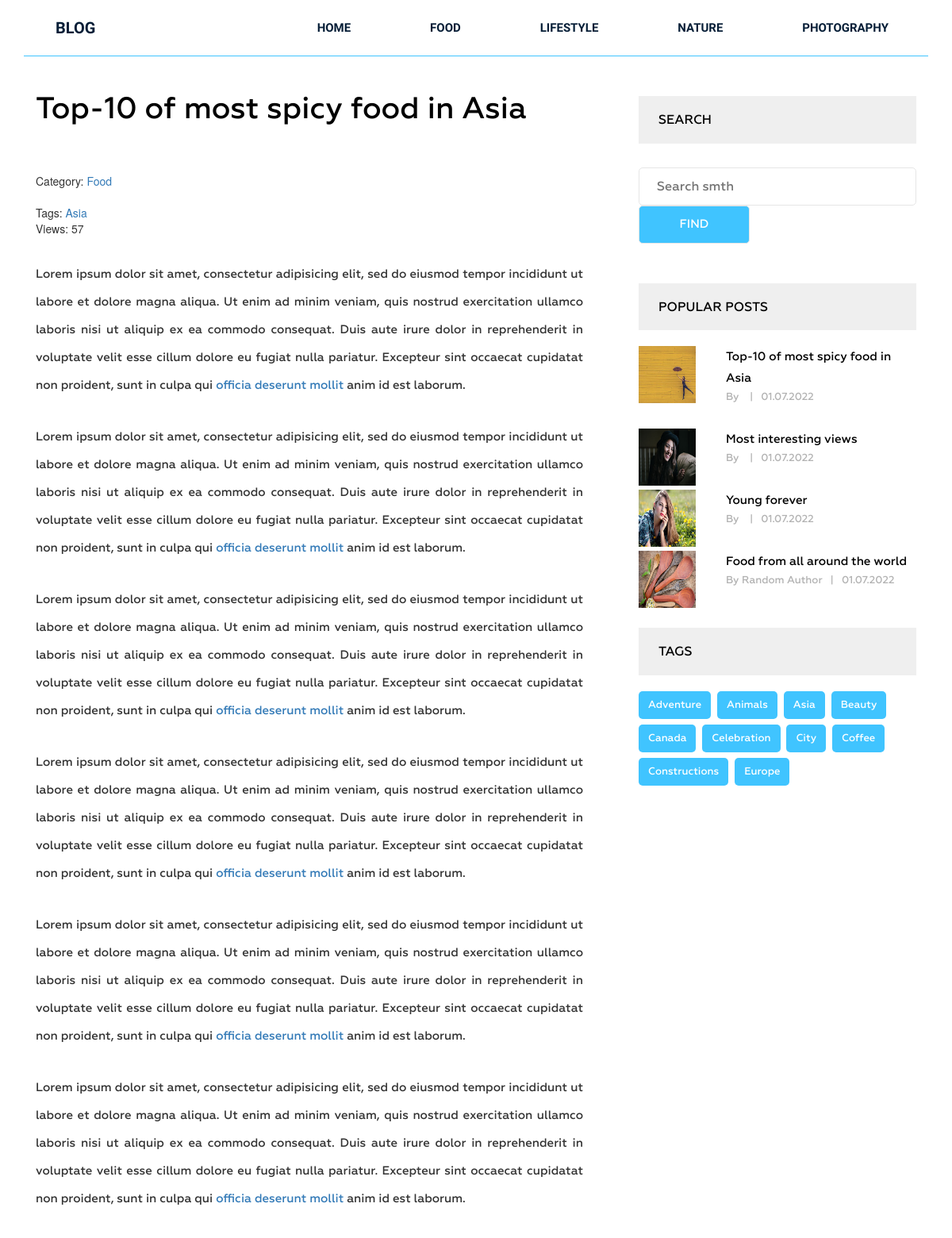
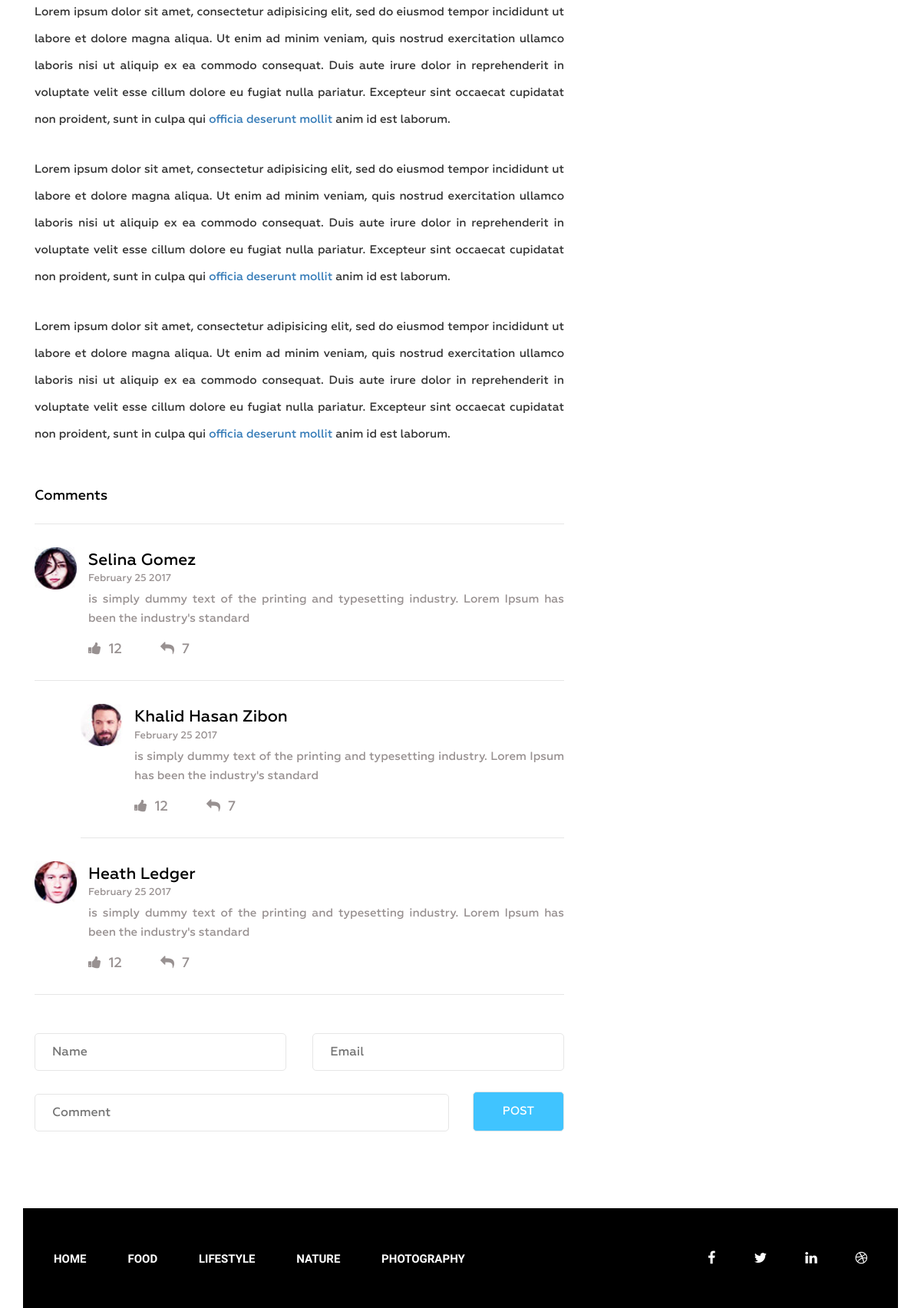
The app's page /post/top-10-of-most-spicy-food-in-asia/ with its own data (2 pictures, top to bottom).
### blog/models.py (models this page shows, shortened)
class Category(models.Model):
    title = models.CharField(max_length=255, verbose_name='Название категории')
    slug = models.SlugField(max_length=255, verbose_name='Url', unique=True)
    def __str__(self):
        return self.title
    def get_absolute_url(self):
        return reverse('category', kwargs={"slug": self.slug})
    class Meta:
        ordering = ['title']
        verbose_name = "Категория"
        verbose_name_plural = "Категории"

class Post(models.Model):
    title = models.CharField(max_length=255, verbose_name='Заголовок')
    slug = models.SlugField(max_length=255, verbose_name='Url', unique=True)
    author = models.CharField(max_length=100, verbose_name='Автор')
    content = models.TextField(verbose_name='Текст')
    created_at = models.DateTimeField(auto_now_add=True, verbose_name='Дата создания')
    photo = models.ImageField(upload_to='photos/%Y/%m/%d/', blank=True, verbose_name='Фото')
    views = models.IntegerField(default=0, verbose_name='Просмотры')
    category = models.ForeignKey(Category, on_delete=models.PROTECT, related_name='posts', verbose_name='Категория')
    tags = models.ManyToManyField(Tag, blank=True, related_name='posts')
    def get_absolute_url(self):
        return reverse('post', kwargs={"slug": self.slug})
    class Meta:
        ordering = ['-created_at']
        verbose_name = "Запись"
        verbose_name_plural = "Записи"

class Tag(models.Model):
    title = models.CharField(max_length=50, verbose_name='Имя тега')
    slug = models.SlugField(max_length=50, verbose_name='Url', unique=True)
    def get_absolute_url(self):
        return reverse('tag', kwargs={"slug": self.slug})
    class Meta:
        ordering = ['title']
        verbose_name = "Тег"
        verbose_name_plural = "Теги"

### blog/views.py (the view)
# urls.py: path('post/<str:slug>/', GetSinglePost.as_view(), name='post'),
class GetSinglePost(DetailView):
    model = Post
    template_name = 'blog/single.html'
    context_object_name = 'post'
    def get_context_data(self, *, object_list=None, **kwargs):
        context = super().get_context_data(**kwargs)
        self.object.views = F('views') + 1
        self.object.save()
        self.object.refresh_from_db()
        return context

### blog/templatetags/menu_tag.py (called while the page is built)
@register.inclusion_tag('blog/menu_tpl.html')
def show_menu(menu_class='menu'):
    categories = Category.objects.all()
    return {"categories": categories, "menu_class": menu_class}

### blog/templatetags/sidebar.py (called while the page is built)
@register.inclusion_tag('blog/popular_posts_tpl.html')
def get_popular(cnt=3):
    posts = Post.objects.order_by('-views')[:cnt]
    return {"posts": posts}

@register.inclusion_tag('blog/tags_cloud_tpl.html')
def get_tags_cloud():
    tags = Tag.objects.all().order_by('title')
    return {"tags": tags}

### blog/templates/blog/single.html (shortened to what this page needs)
{% extends 'base.html' %}
{% load static %}
{% load sidebar %}
{% block content %}
<section class="single-blog-area">
    <div class="container">
        <div class="row">
            <div class="col-md-12">
                <div class="border-top">
                    <div class="col-md-8">
                        <div class="blog-area">
                            <div class="blog-area-part">
                                <h2>{{ post.title }}</h2>
                                <div class="single-content">
                                    <div>
                                        <span>Category: <a href="{{ post.url.get_absolute_url }}">{{ post.category }}</a></span>
                                    </div>
                                    <br>
                                    {% if post.tags.exists %}
                                    <span>
                                        Tags:
                                        {% for tag in post.tags.all %}
                                            <a href="{{ tag.get_absolute_url }}">{{ tag.title }}</a>
                                        {% endfor %}
                                    </span>
                                    <br>
                                    {% endif %}
                                    <span>Views: {{ post.views }}</span>
                                    <p>{{ post.content|safe }}</p>
                                </div>
                            </div>
                            <div class="commententries">
                                <h3>Comments</h3>
                                <ul class="commentlist">
                                    <li>
                                        <article class="comment">
                                            <header class="comment-author">
                                                <img src="img/author-1.jpg" alt="">
                                            </header>
                                            <section class="comment-details">
                                                <div class="author-name">
                                                    <h5><a href="#">Selina Gomez</a></h5>
                                                    <p>February 25 2017</p>
                                                </div>
                                                <div class="comment-body">
                                                    <p>is simply dummy text of the printing and typesetting industry. Lorem Ipsum has been the industry's standard </p>
                                                </div>
                                                <div class="reply">
                                                    <p><span><a href="#"><i class="fa fa-thumbs-up" aria-hidden="true"></i></a>12</span><span><a href="#"><i class="fa fa-reply" aria-hidden="true"></i></a>7</span></p>
                                                </div>
                                            </section>
                                        </article>
                                        <ul class="children">
                                            <li>
                                                <article class="comment">
                                                    <header class="comment-author">
                                                        <img src="img/author-2.jpg" alt="">
                                                    </header>
                                                    <section class="comment-details">
                                                        <div class="author-name">
                                                            <h5><a href="#">Khalid Hasan Zibon</a></h5>
                                                            <p>February 25 2017</p>
                                                        </div>
                                                        <div class="comment-body">
                                                            <p>is simply dummy text of the printing and typesetting industry. Lorem Ipsum has been the industry's standard </p>
                                                        </div>
                                                        <div class="reply">
                                                            <p><span><a href="#"><i class="fa fa-thumbs-up" aria-hidden="true"></i></a>12</span><span><a href="#"><i class="fa fa-reply" aria-hidden="true"></i></a>7</span></p>
                                                        </div>
                                                    </section>
                                                </article>
                                            </li>
                                        </ul>
                                    </li>
                                    <li>
                                        <article class="comment">
                                            <header class="comment-author">
                                                <img src="img/author-3.jpg" alt="">
                                            </header>
                                            <section class="comment-details">
                                                <div class="author-name">
                                                    <h5><a href="#">Heath Ledger</a></h5>
                                                    <p>February 25 2017</p>
                                                </div>
                                                <div class="comment-body">
                                                    <p>is simply dummy text of the printing and typesetting industry. Lorem Ipsum has been the industry's standard </p>
                                                </div>
                                                <div class="reply">
                                                    <p><span><a href="#"><i class="fa fa-thumbs-up" aria-hidden="true"></i></a>12</span><span><a href="#"><i class="fa fa-reply" aria-hidden="true"></i></a>7</span></p>
                                                </div>
                                            </section>
                                        </article>
                                    </li>
                                </ul>
                            </div>
                            <form action="#" method="get">
                                <div class="name">
                                    <input type="text" name="" id="" placeholder="Name" class="name">
                                </div>
                                <div class="email">
                                    <input type="email" name="" id="" placeholder="Email" class="email">
                                </div>
                                <div class="comment">
                                    <input type="text" name="" id="" placeholder="Comment" class="comment">
                                </div>
                                <div class="post">
                                    <input type="submit" value="Post">
                                </div>
                            </form>
                        </div>
                    </div>
                    <div class="col-md-4">
                        <div class="newsletter">
                            <h2 class="sidebar-title">Search</h2>
                            <form action="{% url 'search' %}" method="get">
                                <input type="text" name="s" placeholder="Search smth">
                                <input type="submit" value="Find">
                            </form>
                        </div>
                        {% get_popular 4 %}
                        {% get_tags_cloud %}
                    </div>
                    </div>
                    </div>
                </div>
            </div>
        </section>
{% endblock %}

### blog/templates/blog/menu_tpl.html
<div class="{{ menu_class }}">
    <ul>
        <li><a href="{% url 'home_page' %}">Home</a></li>
        {% for item in categories %}
        <li><a href="{{ item.get_absolute_url }}"> {{ item.title }} </a></li>
        {% endfor %}
    </ul>
</div>

### blog/templates/blog/popular_posts_tpl.html
<h2 class="sidebar-title">Popular posts</h2>
<div class="grid">
    {% for post in posts %}
    <div class="portfolio-item popular" >
        {%if post.photo %}
        <img src="{{ post.photo.url }}" alt="{{ post.title }}">
        {% else %}
        <img src="https://picsum.photos/id/1060/300/201/?blur=2" alt="{{ post.title }}">
        {% endif %}
        <div class="portfolio-text">
            <h5><a href="{{ post.get_absolute_url }}">{{ post.title }}</a></h5>
            <p>By {{ post.author }}<span>|</span>{{ post.created_at|date:"d.m.Y" }}</p>
        </div>
    </div>
    {% endfor %}
</div>

### blog/templates/blog/tags_cloud_tpl.html
<div class="tags">
    <h2 class="sidebar-title">Tags</h2>
    {%for tag in tags%}
    <p><a href="{{ tag.get_absolute_url }}">{{ tag.title }}</a></p>
    {% endfor %}
</div>

### records on screen
Category: title "FOOD"
Category: title "LIFESTYLE"
Category: title "NATURE"
Category: title "PHOTOGRAPHY"
Post: title "Top-10 of most spicy food in Asia", category "Food", views "57", content "Lorem ipsum dolor sit amet, consectetur adipisicing elit, sed do eiusmod tempor incididunt ut labore et dolore magna aliqua. Ut enim ad minim veniam, quis nostrud exercitation ullamco laboris nisi ut aliquip ex ea commodo consequat. Duis aute irure dolor in reprehenderit in voluptate velit esse cillum dolore eu fugiat nulla pariatur. Excepteur sint occaecat cupidatat non proident, sunt in culpa qui officia deserunt mollit anim id est laborum. Lorem ipsum dolor sit amet, consectetur adipisicing elit, sed do eiusmod tempor incididunt ut labore et dolore magna aliqua. Ut enim ad minim veniam, quis nostrud exercitation ullamco laboris nisi ut aliquip ex ea commodo consequat. Duis aute irure…", photo (picture), created_at "01.07.2022"
Tag: title "Asia"
Post: photo (picture), title "Most interesting views", created_at "01.07.2022"
Post: photo (picture), title "Young forever", created_at "01.07.2022"
Post: photo (picture), title "Food from all around the world", author "Random Author", created_at "01.07.2022"
Tag: title "Adventure"
Tag: title "Animals"
Tag: title "Beauty"
Tag: title "Canada"
Tag: title "Celebration"
Tag: title "City"
Tag: title "Coffee"
Tag: title "Constructions"
Tag: title "Europe"
